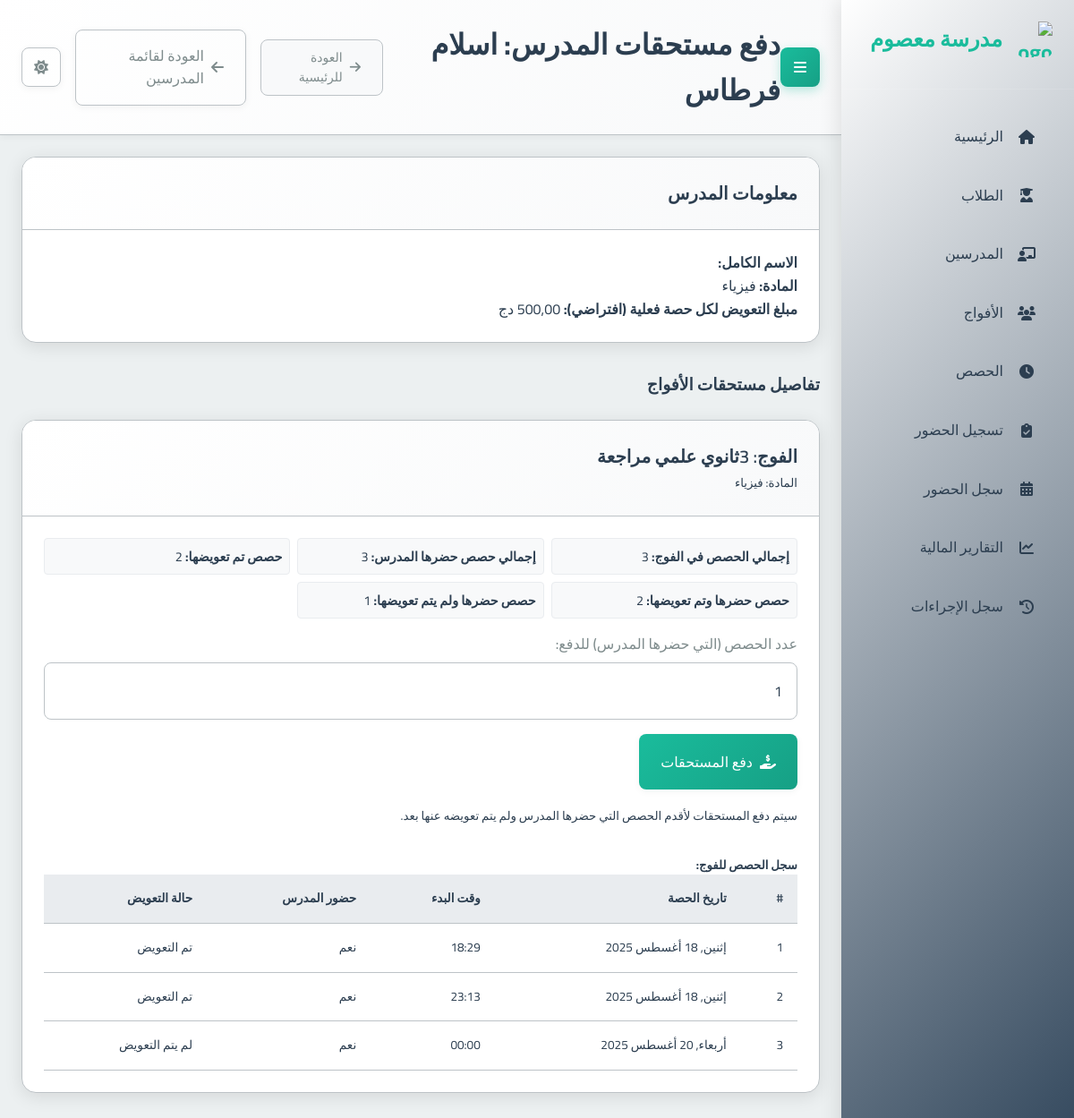
Page /payments/teacher/1/ on the committed database.
### school_app/models.py (models this page shows, shortened)
class Teacher(models.Model):
    full_name = models.CharField(max_length=201, verbose_name="الاسم الكامل")
    phone_number = models.CharField(max_length=20, unique=True, verbose_name="رقم الهاتف")
    subject = models.ForeignKey(Subject, on_delete=models.PROTECT, verbose_name="المادة الأساسية")
    created_at = models.DateTimeField(auto_now_add=True, verbose_name="تاريخ الإنشاء")
    class Meta:
        verbose_name = "مدرس"
        verbose_name_plural = "المدرسون"

class Subject(models.Model):
    name = models.CharField(max_length=100, verbose_name="اسم المادة")
    class Meta:
        verbose_name = "مادة دراسية"
        verbose_name_plural = "المواد الدراسية"

class Group(models.Model):
    name = models.CharField(max_length=100, verbose_name="اسم الفوج")
    subject = models.ForeignKey(Subject, on_delete=models.PROTECT, verbose_name="المادة")
    teacher = models.ForeignKey(Teacher, on_delete=models.CASCADE, verbose_name="المدرس")
    academic_levels = models.ManyToManyField(AcademicLevel, verbose_name="المستويات الدراسية المتوافقة")
    price_per_4_sessions = models.DecimalField(max_digits=10, decimal_places=2, verbose_name="السعر لكل 4 حصص")
    session_day = models.IntegerField(choices=[
        (0, 'الاثنين'),
        (1, 'الثلاثاء'),
        (2, 'الأربعاء'),
        (3, 'الخميس'),
        (4, 'الجمعة'),
        (5, 'السبت'),
        (6, 'الأحد')
    ], verbose_name="يوم الحصة")
    session_start_time = models.TimeField(verbose_name="وقت بداية الحصة")
    session_duration = models.DecimalField(max_digits=4, decimal_places=2, default=1.5, verbose_name="مدة الحصة (ساعات)")
    students = models.ManyToManyField(Student, through='StudentGroup', blank=True, verbose_name="الطلاب المسجلون")
    created_at = models.DateTimeField(auto_now_add=True, verbose_name="تاريخ الإنشاء")
    is_continuous = models.BooleanField(default=False, verbose_name="فوج مستمر (تُنشأ الحصص أسبوعياً تلقائياً)")
    created_sessions_until = models.DateField(null=True, blank=True, verbose_name="تم إنشاء الحصص حتى تاريخ")
    class Meta:
        verbose_name = "فوج"
        verbose_name_plural = "الأفواج"

class Session(models.Model):
    group = models.ForeignKey(Group, on_delete=models.CASCADE, related_name='sessions', verbose_name="الفوج")
    date = models.DateField(verbose_name="التاريخ")
    start_time = models.TimeField(verbose_name="وقت البدء")
    duration = models.DecimalField(max_digits=4, decimal_places=2, verbose_name="المدة (ساعات)")
    teacher_attended = models.BooleanField(default=True, verbose_name="حضور المدرس")
    teacher_compensated = models.BooleanField(default=False, verbose_name="تم تعويض المدرس") # New field
    created_at = models.DateTimeField(auto_now_add=True, verbose_name="تاريخ الإنشاء")
    class Meta:
        verbose_name = "حصة"
        verbose_name_plural = "الحصص"

### school_app/views.py (the view, shortened to what this page needs)
# urls.py: path('payments/teacher/<int:teacher_id>/', views.teacher_payment, name='teacher_payment'),
def teacher_payment(request, teacher_id):
    teacher = get_object_or_404(Teacher, id=teacher_id)
    page_title = f"دفع مستحقات المدرس: {teacher.full_name}"
    payment_info_by_group = []
    taught_groups = Group.objects.filter(teacher=teacher).prefetch_related('sessions', 'subject')
    for group in taught_groups:
        group_sessions_qs = group.sessions.all().order_by('date', 'start_time')
        total_sessions_in_group = group_sessions_qs.count()
        compensated_session_count = 0
        uncompensated_session_count = 0 # All uncompensated sessions for this group
        attended_and_compensated_count = 0
        attended_not_compensated_count = 0 # Attended by teacher but not yet compensated
        teacher_attended_total_count = 0
        session_details_list = []
        for session_obj in group_sessions_qs:
            teacher_attended_status = session_obj.teacher_attended if session_obj.teacher_attended is not None else False
            if teacher_attended_status:
                teacher_attended_total_count +=1
            if session_obj.teacher_compensated:
                compensated_session_count += 1
                if teacher_attended_status:
                    attended_and_compensated_count += 1
            else: # Not compensated
                uncompensated_session_count += 1
                if teacher_attended_status:
                    attended_not_compensated_count += 1
            session_details_list.append({
                'id': session_obj.id,
                'date': session_obj.date,
                'start_time': session_obj.start_time.strftime("%H:%M"),
                'teacher_attended': teacher_attended_status,
                'teacher_compensated': session_obj.teacher_compensated,
            })
        payment_info_by_group.append({
            'group_id': group.id,
            'group_name': group.name,
            'subject_name': group.subject.name,
            'total_sessions_in_group': total_sessions_in_group,
            'teacher_attended_total_count': teacher_attended_total_count,
            'compensated_session_count': compensated_session_count, # Total compensated for this group
            'uncompensated_session_count': uncompensated_session_count, # Total uncompensated for this group
            'attended_and_compensated_count': attended_and_compensated_count,
            'attended_not_compensated_count': attended_not_compensated_count, # Key for form: sessions eligible for payment
            'session_details': session_details_list,
        })
    context = {
        'teacher': teacher,
        'payment_info_by_group': payment_info_by_group,
        'TEACHER_PAY_PER_SESSION_AMOUNT': TEACHER_PAY_PER_SESSION_AMOUNT, # Placeholder for display
        'page_title': page_title
    }
    return render(request, 'school_app/teacher_payment.html', context)

### templates/school_app/teacher_payment.html (shortened to what this page needs)
{% extends "base.html" %}
{% block page_title %}{{ page_title }}{% endblock %}
{% block header_actions %}
  <a href="{% url 'teacher_list' %}" class="btn btn-outline-secondary">
    <i class="fas fa-arrow-left"></i> العودة لقائمة المدرسين
  </a>
{% endblock %}
{% block content %}
<div class="container-fluid">
  <div class="card mb-4">
    <div class="card-header">
      <h3 class="card-title">معلومات المدرس</h3>
    </div>
    <div class="card-body">
      <p><strong>الاسم الكامل:</strong> {{ teacher.first_name }} {{ teacher.last_name }}</p>
      <p><strong>المادة:</strong> {{ teacher.subject.name }}</p>
      <p><strong>مبلغ التعويض لكل حصة فعلية (افتراضي):</strong> {{ TEACHER_PAY_PER_SESSION_AMOUNT|floatformat:2 }} دج</p>
    </div>
  </div>
  {% if payment_info_by_group %}
    <h3 class="mb-3">تفاصيل مستحقات الأفواج</h3>
    {% for group_info in payment_info_by_group %}
      <div class="card mb-4">
        <div class="card-header bg-light">
          <h4 class="card-title mb-0">الفوج: {{ group_info.group_name }}</h4>
          <small class="text-muted">المادة: {{ group_info.subject_name }}</small>
        </div>
        <div class="card-body">
          <div class="payment-summary-grid mb-3">
              <div><strong>إجمالي الحصص في الفوج:</strong> {{ group_info.total_sessions_in_group }}</div>
              <div><strong>إجمالي حصص حضرها المدرس:</strong> <span class="font-weight-bold">{{ group_info.teacher_attended_total_count }}</span></div>
              <div><strong>حصص تم تعويضها:</strong> <span class="text-success font-weight-bold">{{ group_info.compensated_session_count }}</span></div>
              <div><strong>حصص حضرها وتم تعويضها:</strong> <span class="text-success">{{ group_info.attended_and_compensated_count }}</span></div>
              <div><strong>حصص حضرها ولم يتم تعويضها:</strong> <span class="text-danger font-weight-bold">{{ group_info.attended_not_compensated_count }}</span></div>
          </div>
          {% if group_info.attended_not_compensated_count > 0 %}
          <form method="post" action="{% url 'teacher_payment' teacher.id %}" class="border p-3 rounded bg-white shadow-sm mb-3">
            <div class="form-row align-items-end">
              <div class="col-md-5 col-sm-7 mb-2">
                <label for="sessions_to_compensate_{{ group_info.group_id }}">عدد الحصص (التي حضرها المدرس) للدفع:</label>
                <input type="number" class="form-control" id="sessions_to_compensate_{{ group_info.group_id }}" name="sessions_to_compensate_count" value="{{ group_info.attended_not_compensated_count }}" min="1" max="{{ group_info.attended_not_compensated_count }}">
              </div>
              <div class="col-md-auto col-sm-5 mb-2">
                <button type="submit" class="btn btn-primary btn-block">
                  <i class="fas fa-hand-holding-usd"></i> دفع المستحقات
                </button>
              </div>
            </div>
            <small class="form-text text-muted">سيتم دفع المستحقات لأقدم الحصص التي حضرها المدرس ولم يتم تعويضه عنها بعد.</small>
          </form>
          {% else %}
            <p class="alert alert-info"><i class="fas fa-info-circle"></i> لا توجد حصص إضافية حضرها المدرس ومستحقة للدفع حالياً لهذا الفوج.</p>
          {% endif %}
          <h5 class="mt-4">سجل الحصص للفوج:</h5>
          <div class="table-responsive">
            <table class="table table-sm table-bordered table-hover" style="font-size: 0.85rem;">
              <thead class="thead-light">
                <tr>
                  <th>#</th>
                  <th>تاريخ الحصة</th>
                  <th>وقت البدء</th>
                  <th>حضور المدرس</th>
                  <th>حالة التعويض</th>
                </tr>
              </thead>
              <tbody>
                {% for session_detail in group_info.session_details %}
                  <tr class="{% if not session_detail.teacher_compensated and session_detail.teacher_attended %}table-warning{% elif session_detail.teacher_compensated and not session_detail.teacher_attended %}table-info{% endif %}">
                    <td>{{ forloop.counter }}</td>
                    <td>{{ session_detail.date|date:"D, d M Y" }}</td>
                    <td>{{ session_detail.start_time }}</td>
                    <td>
                      {% if session_detail.teacher_attended %}
                        <span class="badge badge-success">نعم</span>
                      {% elif session_detail.teacher_attended is None %}
                        <span class="badge badge-secondary">لم يحدد</span>
                      {% else %}
                        <span class="badge badge-danger">لا</span>
                      {% endif %}
                    </td>
                    <td>
                      {% if session_detail.teacher_compensated %}
                        <span class="badge badge-success">تم التعويض</span>
                      {% else %}
                        <span class="badge badge-warning">لم يتم التعويض</span>
                      {% endif %}
                    </td>
                  </tr>
                {% empty %}
                  <tr>
                    <td colspan="5" class="text-center text-muted">لا توجد حصص مجدولة لهذا الفوج بعد.</td>
                  </tr>
                {% endfor %}
              </tbody>
            </table>
          </div>
        </div>
      </div>
    {% endfor %}
  {% else %}
    <p class="text-center text-muted lead mt-4">هذا المدرس غير مسجل في أي فوج حالياً أو لا توجد أفواج متاحة.</p>
  {% endif %}
</div>
{% endblock %}

### static/css/main.css (style rules this page uses)
:root { --primary-color: #2c3e50; --primary-light: #34495e; --primary-darker: #1a252f; --accent-color: #1abc9c; --accent-light: #2fe2b3; --accent-dark: #16a085; --text-color: #2c3e50; --text-secondary: #7f8c8d; --text-on-primary: #ffffff; --text-on-accent: #ffffff; --text-nav: #2c3e50; --background-color: #ecf0f1; --card-background: #ffffff; --input-background: #ffffff; --border-color: #bdc3c7; --input-border-color: #bdc3c7; --success-color: #2ecc71; --warning-color: #f39c12; --error-color: #e74c3c; --info-color: #1E90FF; --table-header-background: #e9ecef; --table-row-hover-background: #f8f9fa; --box-shadow-color: rgba(0, 0, 0, 0.1); --box-shadow-color-hover: rgba(0, 0, 0, 0.15); --box-shadow-soft-color: rgba(0, 0, 0, 0.05); --subtle-background: #f8f9fa; --spacing-xs: 8px; --spacing-sm: 16px; --spacing-md: 24px; --spacing-lg: 32px; --spacing-xl: 48px; --font-family: 'Cairo', sans-serif; --font-size-xs: 12px; --font-size-sm: 14px; --font-size-md: 16px; --font-size-lg: 20px; --font-size-xl: 24px; --font-size-xxl: 32px; --border-radius-sm: 4px; --border-radius-md: 8px; --border-radius-lg: 16px; --transition-fast: 0.2s ease; --transition-normal: 0.3s ease; --transition-slow: 0.5s ease; --sidebar-width: 260px; }
* { margin: 0; padding: 0; box-sizing: border-box; direction: rtl; }
html { direction: rtl; font-size: 16px; }
body { font-family: var(--font-family); background-color: var(--background-color); color: var(--text-color); line-height: 1.6; transition: background-color var(--transition-normal), color var(--transition-normal); overflow-x: hidden; }
.card { background-color: var(--card-background); border-radius: var(--border-radius-lg); box-shadow: 0 4px 20px var(--box-shadow-color); margin-bottom: var(--spacing-md); overflow: hidden; transition: all var(--transition-normal); border: 1px solid var(--border-color); }
.card-header { padding: var(--spacing-md); border-bottom: 1px solid var(--border-color); background: linear-gradient(135deg, var(--card-background) 0%, var(--subtle-background) 100%); }
.card-title { font-size: var(--font-size-lg); font-weight: 600; margin: 0; color: var(--text-color); }
.card-body { padding: var(--spacing-md); color: var(--text-color); }
.btn { font-family: var(--font-family); padding: var(--spacing-sm) var(--spacing-md); border: none; border-radius: var(--border-radius-md); cursor: pointer; font-size: var(--font-size-md); font-weight: 500; text-decoration: none; display: inline-flex; align-items: center; gap: var(--spacing-xs); transition: all var(--transition-fast); box-shadow: 0 2px 8px var(--box-shadow-soft-color); }
.btn-primary { background: linear-gradient(135deg, var(--accent-color) 0%, var(--accent-dark) 100%); color: var(--text-on-accent); }
.btn-outline-secondary { background-color: transparent; border: 1px solid var(--border-color); color: var(--text-secondary); }
label { display: block; margin-bottom: var(--spacing-xs); font-weight: 500; color: var(--text-secondary); }
input, select, textarea { font-family: var(--font-family); width: 100%; padding: var(--spacing-sm); border: 1px solid var(--input-border-color); border-radius: var(--border-radius-md); background-color: var(--input-background); color: var(--text-color); font-size: var(--font-size-md); transition: all var(--transition-fast); }
.mb-2 { margin-bottom: var(--spacing-sm); }
.mb-3 { margin-bottom: var(--spacing-md); }
.mb-4 { margin-bottom: var(--spacing-lg); }
.mt-4 { margin-top: var(--spacing-lg); }
table { width: 100%; border-collapse: collapse; }
th, td { padding: var(--spacing-sm); text-align: right; border-bottom: 1px solid var(--border-color); }
th { background-color: var(--table-header-background); font-weight: 600; color: var(--text-color); }

### templates/school_app/teacher_payment.html (style rules this page uses)
.payment-summary-grid { display: grid; grid-template-columns: repeat(auto-fit, minmax(220px, 1fr)); gap: 0.5rem; margin-bottom: 1rem; font-size: 0.9rem; }
.payment-summary-grid > div { background-color: #f8f9fa; padding: 0.5rem; border-radius: 0.25rem; border: 1px solid #e9ecef; }

### rows in the picture
Teacher: subject.name "فيزياء"
Group: group_name "3ثانوي علمي مراجعة"
Subject: subject_name "فيزياء"
Session: date "إثنين, 18 أغسطس 2025"
Session: date "إثنين, 18 أغسطس 2025"
Session: date "أربعاء, 20 أغسطس 2025"

### other values in the picture
{{ page_title }} "دفع مستحقات المدرس: اسلام فرطاس"
{{ group_info.total_sessions_in_group }} "3"
{{ group_info.teacher_attended_total_count }} "3"
{{ group_info.compensated_session_count }} "2"
{{ group_info.attended_and_compensated_count }} "2"
{{ group_info.attended_not_compensated_count }} "1"
{{ session_detail.start_time }} "18:29" "23:13" "00:00"
